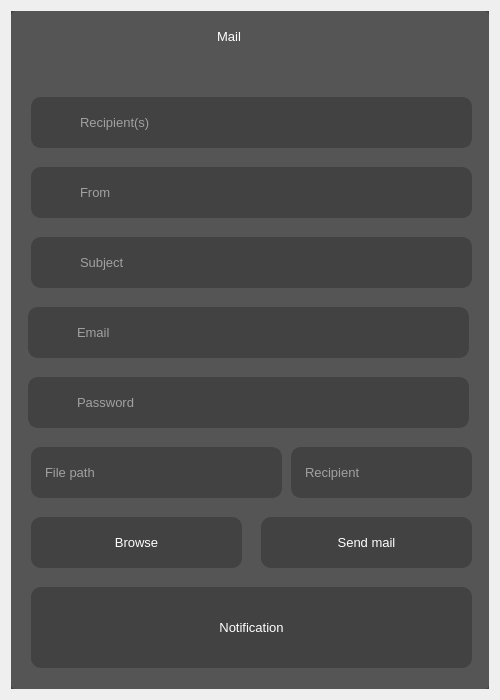
<?xml version="1.0" encoding="UTF-8"?>
<ui version="4.0">
 <class>Mail</class>
 <widget class="QDialog" name="Mail">
  <property name="geometry">
   <rect>
    <x>0</x>
    <y>0</y>
    <width>500</width>
    <height>700</height>
   </rect>
  </property>
  <property name="minimumSize">
   <size>
    <width>500</width>
    <height>700</height>
   </size>
  </property>
  <property name="maximumSize">
   <size>
    <width>500</width>
    <height>700</height>
   </size>
  </property>
  <property name="windowTitle">
   <string>Dialog</string>
  </property>
  <layout class="QVBoxLayout" name="verticalLayout">
   <item>
    <widget class="QFrame" name="frame">
     <property name="styleSheet">
      <string notr="true">background-color: rgb(66, 66, 66);</string>
     </property>
     <property name="frameShape">
      <enum>QFrame::NoFrame</enum>
     </property>
     <property name="frameShadow">
      <enum>QFrame::Raised</enum>
     </property>
     <layout class="QVBoxLayout" name="verticalLayout_4">
      <property name="spacing">
       <number>0</number>
      </property>
      <property name="leftMargin">
       <number>0</number>
      </property>
      <property name="topMargin">
       <number>0</number>
      </property>
      <property name="rightMargin">
       <number>0</number>
      </property>
      <property name="bottomMargin">
       <number>0</number>
      </property>
      <item>
       <widget class="QFrame" name="frame_2">
        <property name="styleSheet">
         <string notr="true">QFrame{
	background-color: rgb(85, 85, 85);
	border-radius:5px;
}</string>
        </property>
        <property name="frameShape">
         <enum>QFrame::NoFrame</enum>
        </property>
        <property name="frameShadow">
         <enum>QFrame::Raised</enum>
        </property>
        <layout class="QVBoxLayout" name="verticalLayout_2">
         <property name="leftMargin">
          <number>0</number>
         </property>
         <property name="topMargin">
          <number>0</number>
         </property>
         <property name="rightMargin">
          <number>0</number>
         </property>
         <property name="bottomMargin">
          <number>0</number>
         </property>
         <item>
          <widget class="QFrame" name="frame_3">
           <property name="minimumSize">
            <size>
             <width>0</width>
             <height>40</height>
            </size>
           </property>
           <property name="maximumSize">
            <size>
             <width>16777215</width>
             <height>30</height>
            </size>
           </property>
           <property name="frameShape">
            <enum>QFrame::NoFrame</enum>
           </property>
           <property name="frameShadow">
            <enum>QFrame::Raised</enum>
           </property>
           <layout class="QHBoxLayout" name="horizontalLayout">
            <property name="topMargin">
             <number>0</number>
            </property>
            <property name="bottomMargin">
             <number>0</number>
            </property>
            <item>
             <widget class="QLabel" name="label">
              <property name="minimumSize">
               <size>
                <width>60</width>
                <height>0</height>
               </size>
              </property>
              <property name="maximumSize">
               <size>
                <width>60</width>
                <height>16777215</height>
               </size>
              </property>
              <property name="text">
               <string/>
              </property>
              <property name="pixmap">
               <pixmap resource="../resource/asset.qrc">:/icons/asset/mail.svg</pixmap>
              </property>
             </widget>
            </item>
            <item>
             <widget class="QLabel" name="label_2">
              <property name="font">
               <font>
                <family>Arial</family>
                <pointsize>10</pointsize>
               </font>
              </property>
              <property name="styleSheet">
               <string notr="true">QLabel{
	color: rgb(255, 255, 255);
}</string>
              </property>
              <property name="text">
               <string>Mail</string>
              </property>
              <property name="alignment">
               <set>Qt::AlignCenter</set>
              </property>
             </widget>
            </item>
            <item>
             <widget class="QPushButton" name="btn_minimize">
              <property name="minimumSize">
               <size>
                <width>30</width>
                <height>30</height>
               </size>
              </property>
              <property name="maximumSize">
               <size>
                <width>17</width>
                <height>17</height>
               </size>
              </property>
              <property name="styleSheet">
               <string notr="true">QPushButton{
background-color: rgb(85, 85, 85);
	border:none;
	border-radius: 8px;
}

QPushButton:hover{	
	background-color: rgb(120, 117, 113);
}</string>
              </property>
              <property name="text">
               <string/>
              </property>
              <property name="icon">
               <iconset resource="../resource/asset.qrc">
                <normaloff>:/icons/asset/minimize.svg</normaloff>:/icons/asset/minimize.svg</iconset>
              </property>
              <property name="iconSize">
               <size>
                <width>30</width>
                <height>30</height>
               </size>
              </property>
             </widget>
            </item>
            <item>
             <widget class="QPushButton" name="btn_maximize">
              <property name="minimumSize">
               <size>
                <width>30</width>
                <height>30</height>
               </size>
              </property>
              <property name="maximumSize">
               <size>
                <width>17</width>
                <height>17</height>
               </size>
              </property>
              <property name="styleSheet">
               <string notr="true">QPushButton{
background-color: rgb(85, 85, 85);
	border:none;
	border-radius: 8px;
}

QPushButton:hover{	
	background-color: rgb(120, 117, 113);
}</string>
              </property>
              <property name="text">
               <string/>
              </property>
              <property name="icon">
               <iconset resource="../resource/asset.qrc">
                <normaloff>:/icons/asset/maximize.svg</normaloff>:/icons/asset/maximize.svg</iconset>
              </property>
              <property name="iconSize">
               <size>
                <width>30</width>
                <height>30</height>
               </size>
              </property>
             </widget>
            </item>
            <item>
             <widget class="QPushButton" name="btn_close">
              <property name="minimumSize">
               <size>
                <width>30</width>
                <height>30</height>
               </size>
              </property>
              <property name="maximumSize">
               <size>
                <width>17</width>
                <height>17</height>
               </size>
              </property>
              <property name="styleSheet">
               <string notr="true">QPushButton{
	background-color: rgb(85,85, 85);
	border:none;
	border-radius: 8px;
}

QPushButton:hover{	
	background-color: rgb(255, 0, 0);
	
}</string>
              </property>
              <property name="text">
               <string/>
              </property>
              <property name="icon">
               <iconset resource="../resource/asset.qrc">
                <normaloff>:/icons/asset/x-square.svg</normaloff>:/icons/asset/x-square.svg</iconset>
              </property>
              <property name="iconSize">
               <size>
                <width>30</width>
                <height>30</height>
               </size>
              </property>
             </widget>
            </item>
           </layout>
          </widget>
         </item>
         <item>
          <widget class="QFrame" name="frame_4">
           <property name="frameShape">
            <enum>QFrame::NoFrame</enum>
           </property>
           <property name="frameShadow">
            <enum>QFrame::Raised</enum>
           </property>
           <widget class="QLabel" name="label_36">
            <property name="geometry">
             <rect>
              <x>30</x>
              <y>120</y>
              <width>31</width>
              <height>31</height>
             </rect>
            </property>
            <property name="styleSheet">
             <string notr="true">background-color: rgb(66, 66, 66);</string>
            </property>
            <property name="text">
             <string/>
            </property>
            <property name="pixmap">
             <pixmap resource="../resource/asset.qrc">:/icons/asset/user.svg</pixmap>
            </property>
           </widget>
           <widget class="QLabel" name="label_37">
            <property name="geometry">
             <rect>
              <x>30</x>
              <y>330</y>
              <width>31</width>
              <height>31</height>
             </rect>
            </property>
            <property name="styleSheet">
             <string notr="true">background-color: rgb(66, 66, 66);</string>
            </property>
            <property name="text">
             <string/>
            </property>
            <property name="pixmap">
             <pixmap resource="../resource/asset.qrc">:/icons/asset/lock.svg</pixmap>
            </property>
           </widget>
           <widget class="QLabel" name="label_notification">
            <property name="geometry">
             <rect>
              <x>20</x>
              <y>530</y>
              <width>441</width>
              <height>81</height>
             </rect>
            </property>
            <property name="font">
             <font>
              <family>MS Shell Dlg 2</family>
              <pointsize>10</pointsize>
              <weight>50</weight>
              <bold>false</bold>
             </font>
            </property>
            <property name="styleSheet">
             <string notr="true">QLabel{
	color: rgb(255, 255, 255);
	background-color: rgb(66, 66, 66);
	border-radius: 10px;
}</string>
            </property>
            <property name="text">
             <string>Notification</string>
            </property>
            <property name="alignment">
             <set>Qt::AlignCenter</set>
            </property>
            <property name="wordWrap">
             <bool>true</bool>
            </property>
           </widget>
           <widget class="QLineEdit" name="sender_password">
            <property name="geometry">
             <rect>
              <x>17</x>
              <y>320</y>
              <width>441</width>
              <height>51</height>
             </rect>
            </property>
            <property name="minimumSize">
             <size>
              <width>0</width>
              <height>0</height>
             </size>
            </property>
            <property name="maximumSize">
             <size>
              <width>16777215</width>
              <height>16777215</height>
             </size>
            </property>
            <property name="font">
             <font>
              <pointsize>10</pointsize>
             </font>
            </property>
            <property name="styleSheet">
             <string notr="true">QLineEdit{
	color: rgb(255, 255, 255);
	border: 2px solid  rgb(66, 66, 66);
	border-radius:10px;
	padding-left: 45px;
}

QLineEdit:hover{
	border:2px solid rgb(66, 66, 66);
}

QLineEdit:focus{
	border:2px solid rgb(255, 255, 255);
}</string>
            </property>
            <property name="echoMode">
             <enum>QLineEdit::Password</enum>
            </property>
            <property name="placeholderText">
             <string>Password</string>
            </property>
            <property name="clearButtonEnabled">
             <bool>true</bool>
            </property>
           </widget>
           <widget class="QLineEdit" name="email_subject">
            <property name="geometry">
             <rect>
              <x>20</x>
              <y>180</y>
              <width>441</width>
              <height>51</height>
             </rect>
            </property>
            <property name="minimumSize">
             <size>
              <width>0</width>
              <height>0</height>
             </size>
            </property>
            <property name="maximumSize">
             <size>
              <width>16777215</width>
              <height>16777215</height>
             </size>
            </property>
            <property name="font">
             <font>
              <pointsize>10</pointsize>
             </font>
            </property>
            <property name="styleSheet">
             <string notr="true">QLineEdit{
	color: rgb(255, 255, 255);
	border: 2px solid  rgb(66, 66, 66);
	border-radius:10px;
	padding-left: 45px;
}

QLineEdit:hover{
	border:2px solid rgb(66, 66, 66);
}

QLineEdit:focus{
	border:2px solid rgb(255, 255, 255);
}</string>
            </property>
            <property name="placeholderText">
             <string>Subject</string>
            </property>
            <property name="clearButtonEnabled">
             <bool>true</bool>
            </property>
           </widget>
           <widget class="QLineEdit" name="email_sender">
            <property name="geometry">
             <rect>
              <x>17</x>
              <y>250</y>
              <width>441</width>
              <height>51</height>
             </rect>
            </property>
            <property name="minimumSize">
             <size>
              <width>0</width>
              <height>0</height>
             </size>
            </property>
            <property name="maximumSize">
             <size>
              <width>16777215</width>
              <height>16777215</height>
             </size>
            </property>
            <property name="font">
             <font>
              <pointsize>10</pointsize>
             </font>
            </property>
            <property name="styleSheet">
             <string notr="true">QLineEdit{
	color: rgb(255, 255, 255);
	border: 2px solid  rgb(66, 66, 66);
	border-radius:10px;
	padding-left: 45px;
}

QLineEdit:hover{
	border:2px solid rgb(66, 66, 66);
}

QLineEdit:focus{
	border:2px solid rgb(255, 255, 255);
}</string>
            </property>
            <property name="placeholderText">
             <string>Email</string>
            </property>
            <property name="clearButtonEnabled">
             <bool>true</bool>
            </property>
           </widget>
           <widget class="QLineEdit" name="email_from">
            <property name="geometry">
             <rect>
              <x>20</x>
              <y>110</y>
              <width>441</width>
              <height>51</height>
             </rect>
            </property>
            <property name="minimumSize">
             <size>
              <width>338</width>
              <height>0</height>
             </size>
            </property>
            <property name="maximumSize">
             <size>
              <width>16777215</width>
              <height>16777215</height>
             </size>
            </property>
            <property name="font">
             <font>
              <pointsize>10</pointsize>
             </font>
            </property>
            <property name="styleSheet">
             <string notr="true">QLineEdit{
	color: rgb(255, 255, 255);
	border: 2px solid  rgb(66, 66, 66);
	border-radius:10px;
	padding-left: 45px;
}

QLineEdit:hover{
	border:2px solid rgb(66, 66, 66);
}

QLineEdit:focus{
	border:2px solid rgb(255, 255, 255);
}</string>
            </property>
            <property name="placeholderText">
             <string>From</string>
            </property>
            <property name="clearButtonEnabled">
             <bool>true</bool>
            </property>
           </widget>
           <widget class="QLabel" name="label_38">
            <property name="geometry">
             <rect>
              <x>30</x>
              <y>190</y>
              <width>31</width>
              <height>31</height>
             </rect>
            </property>
            <property name="styleSheet">
             <string notr="true">background-color: rgb(66, 66, 66);</string>
            </property>
            <property name="text">
             <string/>
            </property>
            <property name="pixmap">
             <pixmap resource="../resource/asset.qrc">:/icons/asset/edit-3.svg</pixmap>
            </property>
           </widget>
           <widget class="QLabel" name="label_39">
            <property name="geometry">
             <rect>
              <x>30</x>
              <y>260</y>
              <width>31</width>
              <height>31</height>
             </rect>
            </property>
            <property name="styleSheet">
             <string notr="true">background-color: rgb(66, 66, 66);</string>
            </property>
            <property name="text">
             <string/>
            </property>
            <property name="pixmap">
             <pixmap resource="../resource/asset.qrc">:/icons/asset/mail.svg</pixmap>
            </property>
           </widget>
           <widget class="QLineEdit" name="reg_email">
            <property name="geometry">
             <rect>
              <x>20</x>
              <y>40</y>
              <width>441</width>
              <height>51</height>
             </rect>
            </property>
            <property name="font">
             <font>
              <pointsize>10</pointsize>
             </font>
            </property>
            <property name="styleSheet">
             <string notr="true">QLineEdit{
	color: rgb(255, 255, 255);
	border: 2px solid  rgb(66, 66, 66);
	border-radius:10px;
	padding-left: 45px;
}

QLineEdit:hover{
	border:2px solid rgb(66, 66, 66);
}

QLineEdit:focus{
	border:2px solid rgb(255, 255, 255);
}</string>
            </property>
            <property name="placeholderText">
             <string>Recipient(s) </string>
            </property>
            <property name="clearButtonEnabled">
             <bool>true</bool>
            </property>
           </widget>
           <widget class="QLabel" name="label_44">
            <property name="geometry">
             <rect>
              <x>30</x>
              <y>50</y>
              <width>31</width>
              <height>31</height>
             </rect>
            </property>
            <property name="styleSheet">
             <string notr="true">
	background-color:   rgb(66, 66, 66);
	
</string>
            </property>
            <property name="text">
             <string/>
            </property>
            <property name="pixmap">
             <pixmap resource="../resource/asset.qrc">:/icons/asset/mail.svg</pixmap>
            </property>
           </widget>
           <widget class="QLineEdit" name="image_file_reg">
            <property name="geometry">
             <rect>
              <x>20</x>
              <y>390</y>
              <width>251</width>
              <height>51</height>
             </rect>
            </property>
            <property name="font">
             <font>
              <pointsize>10</pointsize>
             </font>
            </property>
            <property name="styleSheet">
             <string notr="true">QLineEdit{
	color: rgb(255, 255, 255);
	border: 2px solid  rgb(66, 66, 66);
	border-radius:10px;
	padding-left: 10px;
}

QLineEdit:hover{
	border:2px solid rgb(66, 66, 66);
}

QLineEdit:focus{
	border:2px solid rgb(255, 255, 255);
}</string>
            </property>
            <property name="placeholderText">
             <string>File path</string>
            </property>
            <property name="clearButtonEnabled">
             <bool>true</bool>
            </property>
           </widget>
           <widget class="QPushButton" name="btn_browse_reg">
            <property name="geometry">
             <rect>
              <x>20</x>
              <y>460</y>
              <width>211</width>
              <height>51</height>
             </rect>
            </property>
            <property name="font">
             <font>
              <pointsize>10</pointsize>
             </font>
            </property>
            <property name="styleSheet">
             <string notr="true">QPushButton{
	color: rgb(255, 255, 255);
	background-color: rgb(66, 66, 66);
	border:none;
	border-radius: 10px;
}

QPushButton:hover{
	border-radius: 20px;
}

QPushButton:pressed{
	border: 2px solid rgb(255,255,255);	
}</string>
            </property>
            <property name="text">
             <string>Browse</string>
            </property>
            <property name="icon">
             <iconset resource="../resource/asset.qrc">
              <normaloff>:/icons/asset/upload.svg</normaloff>:/icons/asset/upload.svg</iconset>
            </property>
            <property name="iconSize">
             <size>
              <width>30</width>
              <height>30</height>
             </size>
            </property>
            <property name="flat">
             <bool>true</bool>
            </property>
           </widget>
           <widget class="QPushButton" name="btn_send_mail">
            <property name="geometry">
             <rect>
              <x>250</x>
              <y>460</y>
              <width>211</width>
              <height>51</height>
             </rect>
            </property>
            <property name="font">
             <font>
              <pointsize>10</pointsize>
             </font>
            </property>
            <property name="styleSheet">
             <string notr="true">QPushButton{
	color: rgb(255, 255, 255);
	background-color: rgb(66, 66, 66);
	border:none;
	border-radius: 10px;
}

QPushButton:hover{
	border-radius: 20px;
}

QPushButton:pressed{
	border: 2px solid rgb(255,255,255);	
}</string>
            </property>
            <property name="text">
             <string>Send mail</string>
            </property>
            <property name="icon">
             <iconset resource="../resource/asset.qrc">
              <normaloff>:/icons/asset/send.svg</normaloff>:/icons/asset/send.svg</iconset>
            </property>
            <property name="iconSize">
             <size>
              <width>30</width>
              <height>30</height>
             </size>
            </property>
            <property name="flat">
             <bool>true</bool>
            </property>
           </widget>
           <widget class="QLineEdit" name="rep_name">
            <property name="geometry">
             <rect>
              <x>280</x>
              <y>390</y>
              <width>181</width>
              <height>51</height>
             </rect>
            </property>
            <property name="font">
             <font>
              <pointsize>10</pointsize>
             </font>
            </property>
            <property name="styleSheet">
             <string notr="true">QLineEdit{
	color: rgb(255, 255, 255);
	border: 2px solid  rgb(66, 66, 66);
	border-radius:10px;
	padding-left: 10px;
}

QLineEdit:hover{
	border:2px solid rgb(66, 66, 66);
}

QLineEdit:focus{
	border:2px solid rgb(255, 255, 255);
}</string>
            </property>
            <property name="placeholderText">
             <string>Recipient</string>
            </property>
            <property name="clearButtonEnabled">
             <bool>true</bool>
            </property>
           </widget>
           <zorder>sender_password</zorder>
           <zorder>email_from</zorder>
           <zorder>label_36</zorder>
           <zorder>label_37</zorder>
           <zorder>label_notification</zorder>
           <zorder>email_subject</zorder>
           <zorder>email_sender</zorder>
           <zorder>label_38</zorder>
           <zorder>label_39</zorder>
           <zorder>reg_email</zorder>
           <zorder>label_44</zorder>
           <zorder>image_file_reg</zorder>
           <zorder>btn_browse_reg</zorder>
           <zorder>btn_send_mail</zorder>
           <zorder>rep_name</zorder>
          </widget>
         </item>
        </layout>
       </widget>
      </item>
     </layout>
    </widget>
   </item>
  </layout>
 </widget>
 <resources>
  <include location="../resource/asset.qrc"/>
 </resources>
 <connections/>
</ui>
